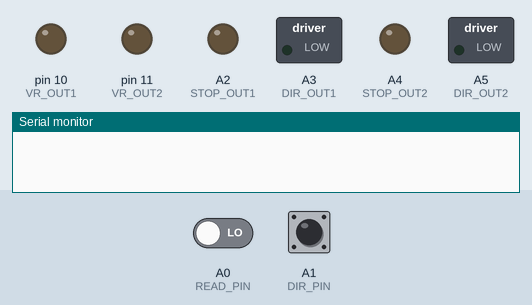
This sketch was run on a simulated Arduino Uno, built with avr-gcc and run on an emulated ATmega328P. Parts: switched loads named in the sketch (green lamp = pin HIGH), output pins drawn as LEDs (lit = HIGH), the last lines printed to the serial monitor. Inputs (shaded band) come from the test bench; at power-on: A0 (READ_PIN) LOW, A1 (DIR_PIN) HIGH.

Above: at 0.2 s.
At 2.2 s:
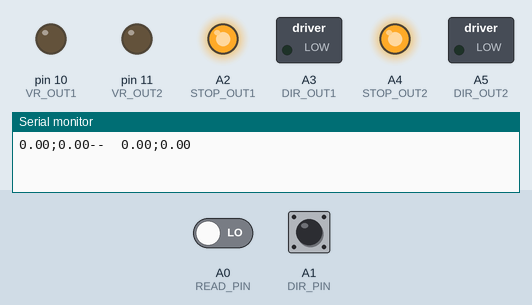
Timing chart, 0 to 3.7 s (numbered marks = the images above):
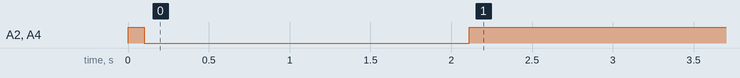

The sketch:

MobileRobotCtl.ino
```cpp
/***
 * 移动小车控制程序
 * @Description: 从无线接收模块接收PWM信号，然后转变为两个左右轮子的运动控制信号
 *               当前接收两路PWM信号，分别为前进后退信号speeds和方向信号dirValue
 *               最后转换为左右轮子控制信号，主要包括方向信号和速度大小信号speeds1，speeds2
 * @date: 2018-5-13
 * @Author Andy
 */
// 接线端口定义
#define READ_PIN  A0  // 前进后退信号接收
#define DIR_PIN   A1  // 左右方向

// 两个驱动电机控制信号
#define VR_OUT1    10
#define STOP_OUT1   A2
#define DIR_OUT1   A3

#define VR_OUT2    11
#define STOP_OUT2   A4
#define DIR_OUT2   A5

// local varity
unsigned long duration = 0;
unsigned long dur_dir = 0;
float speeds = 0;
float speeds1 = 0, speeds2 = 0;
float dirValue = 0;
//int lastdir1 = 0, lastdir2 = 0, thisdir1 = 0, thisdir2 = 0;


void setup() {
  // put your setup code here, to run once:
  Serial.begin(115200);
  // OUTPUT INPUT PIN Set
  pinMode(READ_PIN, INPUT);
  pinMode(DIR_PIN, INPUT);

  pinMode(VR_OUT1, OUTPUT);
  pinMode(STOP_OUT1, OUTPUT);
  pinMode(DIR_OUT1, OUTPUT);

  pinMode(VR_OUT2, OUTPUT);
  pinMode(STOP_OUT2, OUTPUT);
  pinMode(DIR_OUT2, OUTPUT);
  // Set Stop Pin High to low
  digitalWrite(STOP_OUT1, HIGH);
  digitalWrite(STOP_OUT2, HIGH);
  delay(100);
  digitalWrite(STOP_OUT1, LOW);
  digitalWrite(STOP_OUT2, LOW);
}

/**
 * 设置安全范围，将接收到的信号转换到安全范围区间
 * @Para: value：输入信号
 *        T ：需要控制到的最到阈值
 *        offset：偏差，当信号小雨offset时，信号忽略，置为0
 */
float getSafeValue(float value, float T, float offset = 0.1){
  T = abs(T);
  offset = abs(offset);
  if(abs(value) < offset){
    return 0.0f;
  }
  // add offset
  if(value > 0){
    value -= offset;
    if(value > T) value = T;
  }
  else{
    value += offset;
    if(value < -T) value = -T;
  }
//  // set max
//  if(abs(value)>1){
//    if(value > 0) return 1.0;
//    else return -1.0;
//  }
  return value;
}

/***
 * filter
 * 对参数进行滤波
 * output = 0.8 * (0.7* (sum2 /5 - sum1 /5) + sum2/5) + 0.2 * valuein
 *        = 0.272 * sum2 - 0.112 * sum1 + 0.2 * valuein
 * 为了使滤波函数不至于超调，可调端采样周期，delay 10ms 为较好
 */
float speedsFilter(float valueIn){
  // first init
  static float buff[10] = {valueIn};
  static float sum1 = 5* valueIn;
  static float sum2 = 5 * valueIn;

  // claculate result
  float ret = (0.272 * sum2 - 0.112 * sum1 + 0.2 * valueIn);
  // 重新计算 sum1, sum2
  sum1 = sum1 - buff[0] + buff[5];
  sum2 = sum2 - buff[5] + valueIn;
  // 重新排序
  for(int i = 0; i < 9; i ++){
    buff[i] = buff[i+1];
  }
  buff[9] = valueIn;

  return ret;
}

float dirFilter(float valueIn){
  // first init
  static float buff[10] = {valueIn};
  static float sum1 = 5* valueIn;
  static float sum2 = 5 * valueIn;

  // claculate result
  float ret = (0.272 * sum2 - 0.112 * sum1 + 0.2 * valueIn);
  // 重新计算 sum1, sum2
  sum1 = sum1 - buff[0] + buff[5];
  sum2 = sum2 - buff[5] + valueIn;
  // 重新排序
  for(int i = 0; i < 9; i ++){
    buff[i] = buff[i+1];
  }
  buff[9] = valueIn;

  return ret;
}
/**
 *
 */
void loop() {
  // put your main code here, to run repeatedly:
  duration = pulseIn(READ_PIN, HIGH);
  dur_dir = pulseIn(DIR_PIN, HIGH);

  if(duration == 0) duration = 1500;
  if(dur_dir == 0) dur_dir = 1500;

  delay(10);
  speeds = (duration-1500.0f)/500.0f;
  dirValue = (dur_dir -1500.0f)/500.0f;

  if(abs(speeds) > 1.0f) return;    // 剔除异常信号，测试发现，当小车在实际行走时，由于外部受力会导致电磁场发生变化
  if(abs(dirValue) > 1.0f) return;  // 无线信号会接收到一些异常信号，这些值通常绝对值回大于1.0

  Serial.print(speeds);
  Serial.print(";");
  Serial.print(dirValue );
  Serial.print("--\t");
  speeds = getSafeValue(speeds, 1.5);
  dirValue = getSafeValue(dirValue, 1.5);

  speeds = speedsFilter(speeds);
  dirValue = dirFilter(dirValue);
//  Serial.print(speeds);
//  Serial.print(";");
//  Serial.println(dirValue );
  if(speeds >=0){             // 前进和后退时方向对左右轮的速度调整是相反的
    speeds1 = speeds - 0.5 * dirValue;
    speeds2 = speeds + 0.5 * dirValue;
  }else{
    speeds1 = speeds + 0.5 * dirValue;
    speeds2 = speeds - 0.5 * dirValue;
  }

  if(speeds1 > 1.0f) speeds1 = 1.0f;
  if(speeds1 < -1.0f) speeds1 = -1.0f;
  if(speeds2 > 1.0f) speeds2 = 1.0f;
  if(speeds2 < -1.0f) speeds2 = -1.0f;
  // multi times, max is 250/125
  speeds1 *= 100;       // 设置最大值，最大应该为 250
  speeds2 *= 100;
//
  if(abs(speeds1) <= 0.05) digitalWrite(STOP_OUT1, HIGH);
  else{
    digitalWrite(STOP_OUT1, LOW);
    if(speeds1 > 0) digitalWrite(DIR_OUT1, LOW);
    else digitalWrite(DIR_OUT1, HIGH);
  }
  if(abs(speeds2) <= 0.05) digitalWrite(STOP_OUT2, HIGH);
  else{
    digitalWrite(STOP_OUT2, LOW);
    if(speeds2 > 0) digitalWrite(DIR_OUT2, HIGH);
    else digitalWrite(DIR_OUT2, LOW);
  }

  Serial.print(speeds1);
  Serial.print(";");
  Serial.println(speeds2 );

  analogWrite(VR_OUT1, int(abs(speeds1)));
  analogWrite(VR_OUT2, int(abs(speeds2)));

}
```

Measured:
- by itself, A2 (STOP_OUT1), A4 (STOP_OUT2): HIGH → LOW at 0.10 s, → HIGH 2.0 s later
